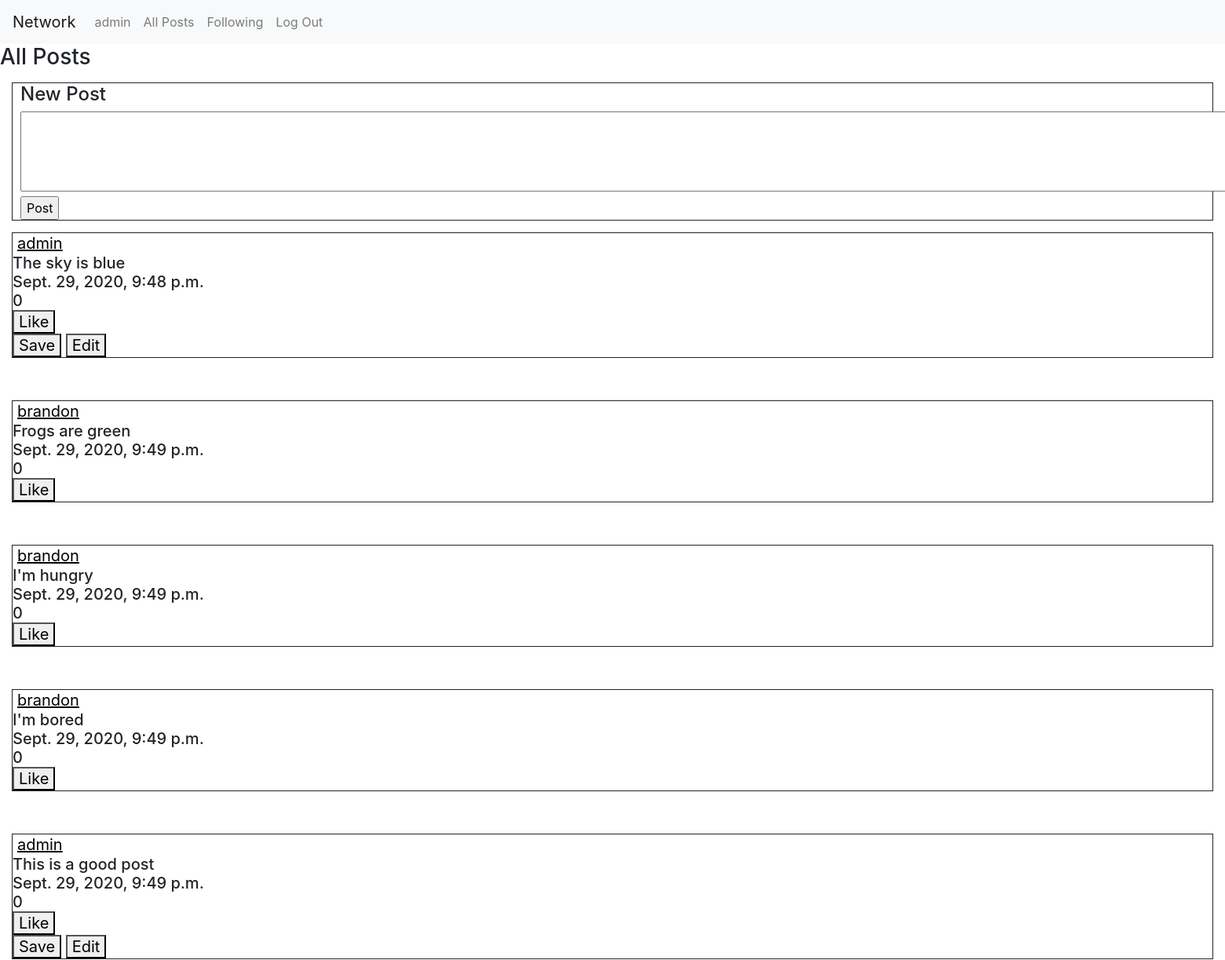
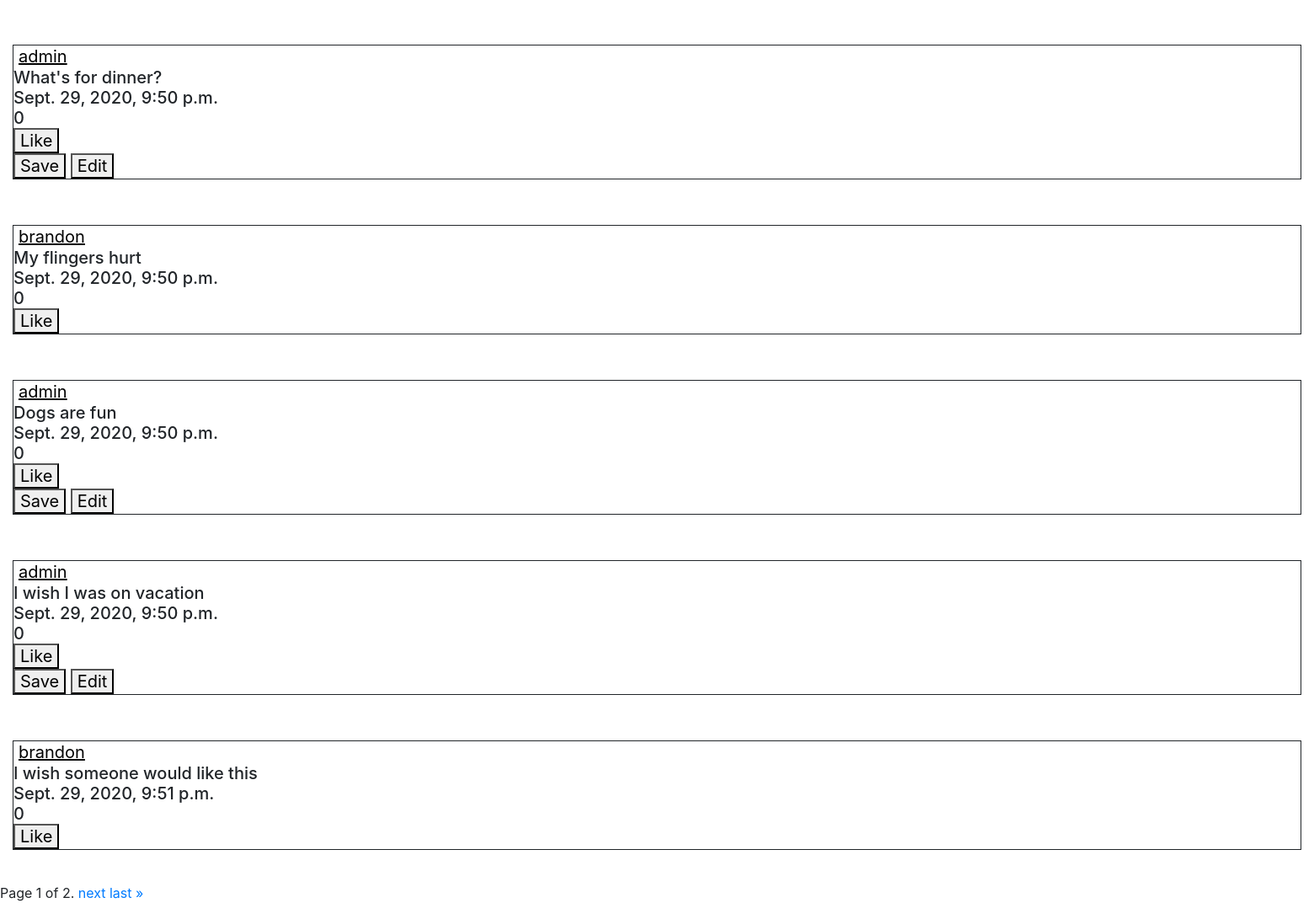
/ (signed in), run on the app's committed database (2 pictures, top to bottom).
### network/models.py (models this page shows, shortened)
class User(AbstractUser):
    pass

class Post(models.Model):
    user = models.ForeignKey("User", on_delete=models.CASCADE, related_name="posts")
    content = models.TextField(blank=True)
    timestamp = models.DateTimeField(auto_now_add=True)
    likes = models.IntegerField()

### network/views.py (the view)
# urls.py: path("", views.index, name="index"),
def index(request):
    all_posts = Post.objects.all().reverse()
    paginator = Paginator(all_posts, 10)
    page_number = request.GET.get('page')
    page_obj = paginator.get_page(page_number)
    return render(request, "network/index.html", {
            "all_posts": all_posts,
            "page_obj": page_obj
        })

### network/templates/network/index.html (shortened to what this page needs)
{% extends "network/layout.html" %}
{% block body %}
<form action="{% url 'new_post' %}" method="post">
    <div id="all-posts-head">
        <h3>All Posts</h3>
        {% if user.is_authenticated %}
        <div style="border-style: solid;margin: 15px;border-width: thin;">
            <h4 style="margin-left: 10px;">New Post</h4>
                <textarea id="new_content" rows="4" cols="202" style="margin-left: 10px" name="post_content"></textarea>
                <input style="margin-left: 10px;" type="submit" value="Post">
            </div>
        </form>
        {% endif %}
        <form action="{% url 'profile' %}" method="GET">
        {% for item in page_obj %}
        <h5 style="border-style: solid;margin: 15px;border-width: thin;">
            <div>
                <input type="submit" name="user" value="{{ item.user }}" style="background:none; border-width:0px; color:black; text-decoration:underline;" />
            </div>
            <div id="post_{{ item.id }}"> {{ item.content }}</div>
            <div>{{ item.timestamp }}</div>
            <div id="numlikes_{{ item.id }}">{{ item.likes }} </div>
            <button type="button" id="{{ item.id }}" onclick='like_post(this.id)'>Like</button><br>
            {% if item.user == request.user %}
            <button type="button" id="save_edit">Save</button>
            <button type="button" id="edit_post_{{ item.id }}" onclick='document.getElementById("post_{{ item.id }}").innerHTML = "<textarea id=edited_content>{{ item.content }}</textarea>"'>Edit</button>
            {% endif %}
        </h5>
        <br>
        {% endfor %}
        </form>
<div class="pagination">
    <span class="step-links">
        <span class="current">
            Page {{ page_obj.number }} of {{ page_obj.paginator.num_pages }}.
        </span>
        {% if page_obj.has_next %}
            <a href="?page={{ page_obj.next_page_number }}">next</a>
            <a href="?page={{ page_obj.paginator.num_pages }}">last &raquo;</a>
        {% endif %}
    </span>
</div>
        </div>
{% endblock %}

### network/templates/network/layout.html (shortened to what this page needs)
{% load static %}
<!DOCTYPE html>
<html lang="en">
    <head>
        <link rel="stylesheet" href="https://stackpath.bootstrapcdn.com/bootstrap/4.4.1/css/bootstrap.min.css">
        <link href="{% static 'network/styles.css' %}" rel="stylesheet">
    </head>
    <body>
        <nav class="navbar navbar-expand-lg navbar-light bg-light">
            <a class="navbar-brand" href="#">Network</a>
            <div>
              <ul class="navbar-nav mr-auto">
                {% if user.is_authenticated %}
                    <li class="nav-item">
                        <form action="{% url 'profile' %}" method="GET">
                            <input class="nav-link"  style="background:none; border-width:0px" type="submit" name="user" value="{{ request.user }}" />
                        </form>
                    </li>
                {% endif %}
                <li class="nav-item">
                  <a class="nav-link" href="{% url 'index' %}" id="all-posts">All Posts</a>
                </li>
                {% if user.is_authenticated %}
                    <li class="nav-item">
                        <a class="nav-link" href="{% url 'following' %}"" id='following'>Following</a>
                    </li>
                    <li class="nav-item">
                        <a class="nav-link" href="{% url 'logout' %}">Log Out</a>
                    </li>
                {% endif %}
              </ul>
            </div>
          </nav>
        <div class="body">
            {% block body %}
            {% endblock %}
    </body>
</html>

### data on the page
User: user "admin"
Post: user "admin", content "The sky is blue", timestamp "Sept. 29, 2020, 9:48 p.m.", likes "0"
Post: user "brandon", content "Frogs are green", timestamp "Sept. 29, 2020, 9:49 p.m.", likes "0"
Post: user "brandon", content "I'm hungry", timestamp "Sept. 29, 2020, 9:49 p.m.", likes "0"
Post: user "brandon", content "I'm bored", timestamp "Sept. 29, 2020, 9:49 p.m.", likes "0"
Post: user "admin", content "This is a good post", timestamp "Sept. 29, 2020, 9:49 p.m.", likes "0"
Post: user "admin", content "What's for dinner?", timestamp "Sept. 29, 2020, 9:50 p.m.", likes "0"
Post: user "brandon", content "My flingers hurt", timestamp "Sept. 29, 2020, 9:50 p.m.", likes "0"
Post: user "admin", content "Dogs are fun", timestamp "Sept. 29, 2020, 9:50 p.m.", likes "0"
Post: user "admin", content "I wish I was on vacation", timestamp "Sept. 29, 2020, 9:50 p.m.", likes "0"
Post: user "brandon", content "I wish someone would like this", timestamp "Sept. 29, 2020, 9:51 p.m.", likes "0"

### other printed values
{{ page_obj.number }} "1"
{{ page_obj.paginator.num_pages }} "2"
